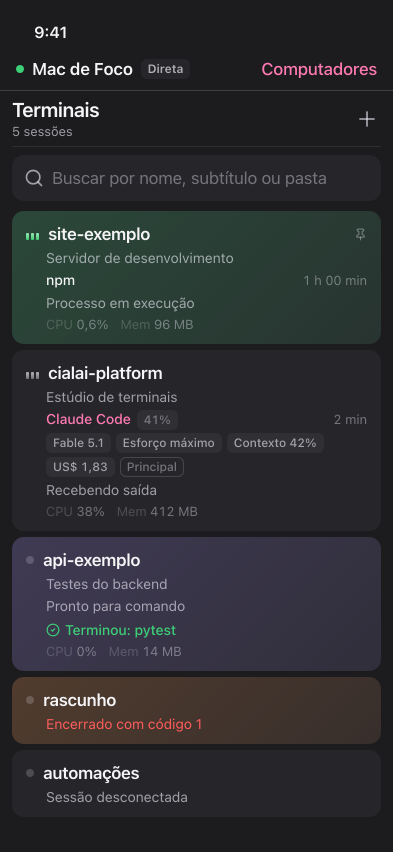
#> input picture brand/Mobile/brutas/lista-dark.png, 786 x 1704 px (shown at 1/2 size); its folder holds 4 pictures in this run
$ python prep_screens.py
#> lines starting #> are read from the running program, lines starting #| are printed output that depends on the picture
#!/usr/bin/env python3
"""prep_screens.py — prepara as capturas do celular do Cialai para o compositing.

Tudo determinístico em PIL/numpy, nada de IA redesenhando a tela:

1. Corta a status bar desenhada no topo da captura. O app começa no header de 44 pt,
   e o compositor desenha a faixa de status limpa sob a Dynamic Island.
2. Troca o nome real do computador por um nome fictício, apagando a caixa do nome e do
   chip de transporte na cor de fundo medida, reescrevendo o nome na fonte do sistema
   no mesmo baseline e recolocando o chip original logo depois.
3. Em Arquivos, cuja captura veio de um build anterior com outro header, transplanta o
   header atual da lista escura por cima do antigo.
4. Para o slide do agente, corta mais fundo, na borda do primeiro card inteiro.

As capturas têm 786x1704, 393x852 lógico em 2x. Medidas abaixo em pixel dessa escala.

Uso:  <venv>/bin/python docs/prep_screens.py
Saída: real/*.png
"""
import pathlib

import numpy as np
from PIL import Image, ImageDraw, ImageFont

BASE = pathlib.Path(__file__).resolve().parent.parent
BRUTAS = BASE / "brutas"
OUT = BASE / "real"

STATUS_H = 94                        # status bar desenhada; o header começa aqui
HEADER_END = 183                     # separador do header em 180 a 182, mais um pixel
SEP_ANTIGO = 89                      # em Arquivos, separador do header antigo em 86 a 88

# caixa do nome real e do chip, medida nas capturas
NOME_X0, NOME_BASE, NOME_CAP = 67, 151, 27        # margem esquerda, baseline, altura da caixa alta
CHIP = (282, 118, 380, 158)                       # chip de transporte, copiado tal qual
GAP_CHIP = CHIP[0] - 265                          # respiro entre o fim do nome e o chip
APAGA = (60, 112, 500, 166)                       # caixa apagada: nome e chip, antes de Computadores

NOME_NOVO = "MacBook de Ana"                       # mesmo nome fictício usado no site
FONTE_SISTEMA = "/System/Library/Fonts/SFNS.ttf"  # a captura usa system-ui, San Francisco

# Corte de topo maior que a status bar, para a tela começar num card inteiro.
# Só vale em tela que entra na disposição "bottom", porque o pé fica abaixo da dobra.
CORTE_TOPO = {
    "agente": 422,                   # borda superior do card site-exemplo
}

MAP = {
    "lista-dark": "lista-escuro",
    "lista-light": "lista-claro",
    "terminal-dark": "terminal",
    "arquivos-dark": "arquivos",
}


def fonte_sistema(cap_alvo, peso=b"Semibold"):
    """San Francisco na instância nomeada, no corpo cujo M tem a altura medida na captura.
    A SFNS.ttf tem quatro eixos, Width, Optical Size, GRAD e Weight; a instância nomeada
    ajusta todos de uma vez."""
    sz = 40
    while True:
        f = ImageFont.truetype(FONTE_SISTEMA, sz)
        f.set_variation_by_name(peso)
        x0, y0, x1, y1 = f.getbbox("M", anchor="ls")
        cap = -y0
        if cap <= cap_alvo or sz <= 20:
            return f
        sz -= 1


def anonimiza(im):
    """Troca o nome do computador no header, preservando o chip e o resto da linha."""
    a = np.asarray(im).copy()
    bg = tuple(int(v) for v in a[0, 0])
    chip = im.crop(CHIP)
    d = ImageDraw.Draw(im)
    d.rectangle(APAGA, fill=bg)
    f = fonte_sistema(NOME_CAP)
    # cor do nome: a mais frequente dentro da caixa antiga que não é fundo
    caixa = a[NOME_BASE - NOME_CAP:NOME_BASE + 1, NOME_X0:265]
    dif = np.abs(caixa.astype(int) - np.array(bg)).sum(2)
    tinta = caixa[dif > 200]
    cor = tuple(int(v) for v in np.median(tinta, 0)) if len(tinta) else (245, 245, 247)
    d.text((NOME_X0, NOME_BASE), NOME_NOVO, font=f, fill=cor, anchor="ls")
    fim = NOME_X0 + int(round(d.textlength(NOME_NOVO, font=f)))
    im.paste(chip, (fim + GAP_CHIP, CHIP[1]))
    return im


def main():
    OUT.mkdir(exist_ok=True)
    prontas = {}
    for stem, nome in MAP.items():
        src = BRUTAS / f"{stem}.png"
        if not src.exists():
            print("SEM CAPTURA", src.name)
            continue
        im = Image.open(src).convert("RGB")
#> im is the input picture: PIL image 786x1704 RGB; mean R, G, B 45.3, 46.3, 49.1
        if nome == "arquivos":
            # header atual, já anonimizado, por cima do header antigo
            header = prontas["lista-escuro"].crop((0, STATUS_H, im.width, HEADER_END))
            corpo = im.crop((0, SEP_ANTIGO, im.width, im.height))
            novo = Image.new("RGB", (im.width, header.height + corpo.height), tuple(int(v) for v in np.asarray(im)[0, 0]))
            novo.paste(header, (0, 0))
            novo.paste(corpo, (0, header.height))
            prontas[nome] = novo
            novo.save(OUT / f"{nome}.png", "PNG")
            print("SAVED real/%s.png  %dx%d" % (nome, novo.width, novo.height))
            continue
        im = anonimiza(im)
#> in anonimiza, `bg = tuple(int(v) for v in a[0, 0])`: bg = (28, 28, 30)
#> in anonimiza, `chip = im.crop(CHIP)`:
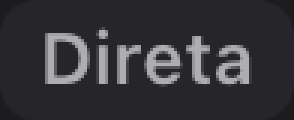
#> chip: PIL image 98x40 RGB (shown 3 times larger); mean R, G, B 54.1, 54.1, 58
        prontas[nome] = im
        rec = im.crop((0, STATUS_H, im.width, im.height))
        rec.save(OUT / f"{nome}.png", "PNG")
        print("SAVED real/%s.png  %dx%d" % (nome, rec.width, rec.height))
    for nome, topo in CORTE_TOPO.items():
        im = prontas["lista-escuro"]
        rec = im.crop((0, topo, im.width, im.height))
        rec.save(OUT / f"{nome}.png", "PNG")
        print("SAVED real/%s.png  %dx%d" % (nome, rec.width, rec.height))


if __name__ == "__main__":
#> (the run stopped early here; a loop or call above may not have finished)
